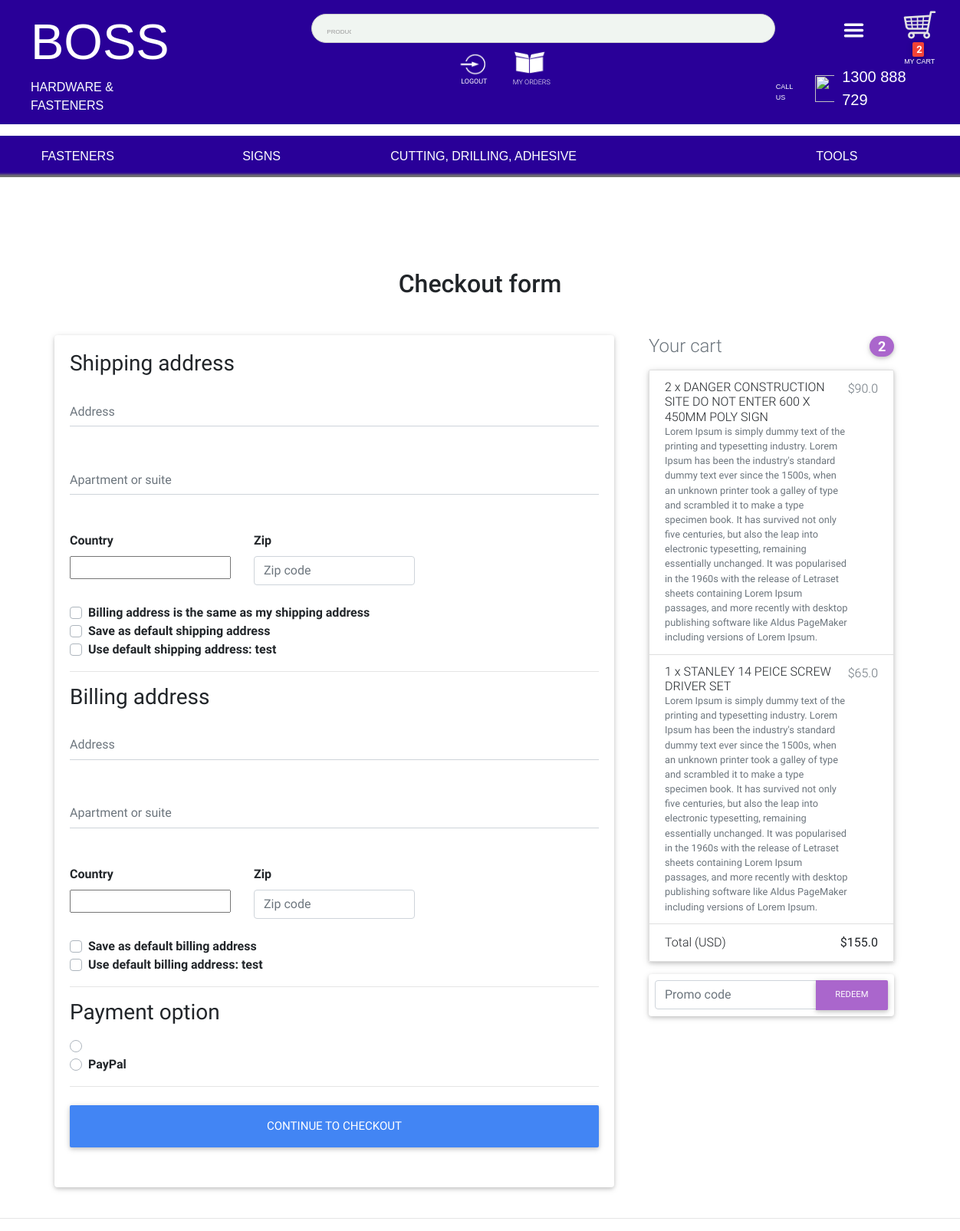
Page /checkout/ (signed in, upper part) on the earlier database version.
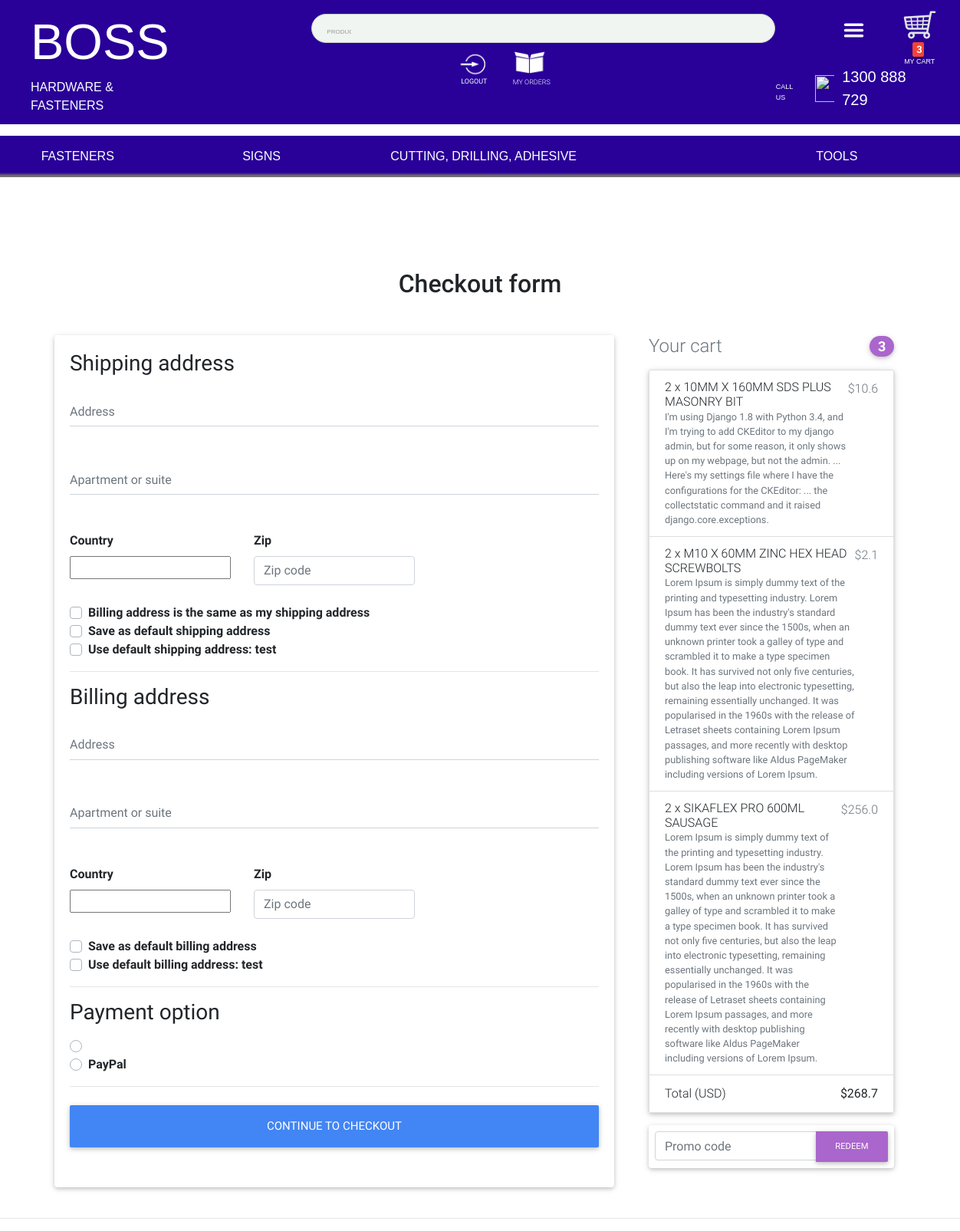
Same page on the later database version.
### core/models.py (models this page shows, shortened)
class Order(models.Model):
    user = models.ForeignKey(settings.AUTH_USER_MODEL,
                             on_delete=models.CASCADE)
    ref_code = models.CharField(max_length=30)
    items = models.ManyToManyField(OrderItem)
    start_date = models.DateTimeField(auto_now_add=True)
    ordered_date = models.DateTimeField()
    ordered = models.BooleanField(default=False)
    shipping_address = models.ForeignKey(
        'Address', related_name='shipping_address', on_delete=models.SET_NULL, blank=True, null=True)
    billing_address = models.ForeignKey(
        'Address', related_name='billing_address', on_delete=models.SET_NULL, blank=True, null=True)
    payment = models.ForeignKey(
        'Payment', related_name='billing_address', on_delete=models.SET_NULL, blank=True, null=True)
    coupon = models.ForeignKey('Coupon',on_delete=models.SET_NULL, blank=True, null=True)
    being_delivered = models.BooleanField(default=False)
    received = models.BooleanField(default=False)
    refund_requested = models.BooleanField(default=False)
    refund_granted = models.BooleanField(default=False)
    def get_total(self):
        total = 0
        for order_item in self.items.all():
            total += order_item.get_final_price()
        if self.coupon:
            total -= self.coupon.amount
        return total

class OrderItem(models.Model):
    user = models.ForeignKey(settings.AUTH_USER_MODEL,
                             on_delete=models.CASCADE, blank=True, null=True)
    ordered = models.BooleanField(default=False)
    item = models.ForeignKey(Item, on_delete=models.CASCADE)
    quantity = models.IntegerField(default=1)
    def get_total_item_price(self):
        return self.quantity * self.item.price
    def get_total_discount_item_price(self):
        return self.quantity * self.item.discount_price
    def get_final_price(self):
        if self.item.discount_price:
            return self.get_total_discount_item_price()
        return self.get_total_item_price()

class Item(models.Model):
    title = models.CharField(max_length=100)
    stock_code = models.CharField(max_length=100)
    price = models.FloatField()
    discount_price = models.FloatField(blank=True, null=True)
    category = models.CharField(choices=CATEGORY_CHOICES, max_length=2)
    label = models.CharField(choices=LABEL_CHOICES, max_length=1)
    slug = models.SlugField()
    description = models.TextField()
    image = models.ImageField(blank=True , null= True)

### core/views.py (the view, shortened to what this page needs)
# urls.py: path('checkout/', CheckoutView.as_view(), name='checkout'),
class CheckoutView(View):
    def get(self, *args, **kwargs):
        try:
            order = Order.objects.get(user=self.request.user, ordered=False)
            form = CheckoutForm()
            context = {
                'form': form,
                'couponform': CouponForm(),
                'order': order,
                'DISPLAY_COUPON_FORM': True
            }
            shipping_address_qs = Address.objects.filter(
                user=self.request.user,
                address_type='S',
                default=True
            )
            if shipping_address_qs.exists():
                context.update(
                    {'default_shipping_address': shipping_address_qs[0]})
            billing_address_qs = Address.objects.filter(
                user=self.request.user,
                address_type='B',
                default=True
            )
            if billing_address_qs.exists():
                context.update(
                    {'default_billing_address': billing_address_qs[0]})
            return render(self.request, "checkout.html", context)
        except ObjectDoesNotExist:
            messages.info(self.request, "You do not have an active order")
            return redirect("core:checkout")

### core/forms.py
class CheckoutForm(forms.Form):
    shipping_address = forms.CharField(required=False)
    shipping_address2 = forms.CharField(required=False)
    shipping_country = CountryField(blank_label='(select country)').formfield(
        required=False,
        widget=CountrySelectWidget(attrs={
            'class': 'custom-select d-block w-100',
        }))
    shipping_zip = forms.CharField(required=False)
    billing_address = forms.CharField(required=False)
    billing_address2 = forms.CharField(required=False)
    billing_country = CountryField(blank_label='(select country)').formfield(
        required=False,
        widget=CountrySelectWidget(attrs={
            'class': 'custom-select d-block w-100',
        }))
    billing_zip = forms.CharField(required=False)
    same_billing_address = forms.BooleanField(required=False)
    set_default_shipping = forms.BooleanField(required=False)
    use_default_shipping = forms.BooleanField(required=False)
    set_default_billing = forms.BooleanField(required=False)
    use_default_billing = forms.BooleanField(required=False)
    payment_option = forms.ChoiceField(
        widget=forms.RadioSelect, choices=PAYMENT_CHOICES)

### templates/checkout.html (shortened to what the changed rows need)
{% extends "base.html" %}
{% load crispy_forms_tags %}
{% block content %}
<main>
  <div class="container wow fadeIn">
    <h2 class="my-5 h2 text-center">Checkout form</h2>
    <div class="row">
      <div class="col-md-8 mb-4">
        <div class="card">
          <form method="POST" class="card-body">
            <div class="d-block my-3">
              {% for value, name in form.fields.payment_option.choices %}
              <div class="custom-control custom-radio">
                <label class="custom-control-label" for="{{ name }}">{{ name }}</label>
              </div>
              {% endfor %}
            </div>
          </form>
        </div>
      </div>
      <div class="col-md-4 mb-4">
        {% include "order_snippet.html" %}
      </div>
    </div>
  </div>
</main>
{% endblock content %}

### templates/base.html (shortened to what this page needs)
{% load static %}
{% load cart_template_tags %}
<html data-wf-domain="bosshardware.webflow.io" data-wf-page="5fc2aefa7c6283563eb7d892" data-wf-site="5fc2aefa7c62838823b7d891" data-wf-status="1">
   <head>
      <link href="{% static 'css/bosshardware.webflow.ce0603ebb.css' %}" rel="stylesheet">
      <link href="{% static 'css/bootstrap.min.css' %}" rel="stylesheet">
      <link href="{% static 'css/mdb.min.css' %}" rel="stylesheet">
      <link href="{% static 'css/style.min.css' %}" rel="stylesheet">
      <link rel="stylesheet" href="https://use.fontawesome.com/releases/v5.8.1/css/all.css">
    </head>
   <body>
    <div class="top-header">
      <div class="div-block-2" >
        <a style=" text-decoration: none;color: white;" href="/">
         <h1 class="heading">BOSS</h1>
         <p class="paragraph-3"><strong>HARDWARE &amp; FASTENERS</strong></p>
        </a>
      </div>
      <div class="div-block-9">
         <form action="{%url 'core:search'  %}" method="POST" class="search w-form"><input type="search" class="search-input w-input" maxlength="256" name="query" placeholder="PRODUCT SEARCH" id="search" required=""  /><input type="submit" value="Search" class="search-button w-button"/></form>
         <div class="div-block-8">
            <div class="div-block-3">
              {% if request.user.is_authenticated %}
              <div class="div-block-4">
                <img src="{% static 'img/5fc8b66f07d2b72b2b4142cc_login2.png' %}" loading="lazy" alt="" class="image" />
                  <div><strong class="bold-text">
                    <a style=" text-decoration: none;color: white;" href="{% url 'account_logout' %}">
                      LOGOUT
                    </a>
                  </strong></div>
               </div>
               <div class="div-block-5">
                  <img src="{% static 'img/5fc8b6cfff26a96f4eff8757_160698913696014134.png' %}" loading="lazy" alt="" class="image-2" />
                  <div class="text-block-10"> <a href="{% url 'core:order-summary' %}" style=" text-decoration: none;color: white;    text-align: center;">MY ORDERS</a></div>
               </div>
               {% endif %}
            </div>
         </div>
      </div>
      <div class="div-block-7">
         <div data-hover="" data-delay="0" class="w-dropdown">
            <div class="w-dropdown-toggle">
              <img src="{% static 'img/5fc2b402208e6bfa24ca8703_iconfinder_menu-alt_134216.svg' %}" loading="lazy" alt="" class="image-3" />
            </div>
         </div>
         {% if request.user.is_authenticated %}
         <a href="{% url 'core:order-summary' %}" style=" text-decoration: none;color: white;    text-align: center;">
            <img src="{% static 'img/5fc2b5004a77e5390400fb91_iconfinder_00-ELASTOFONT-STORE-READY_cart_2703080.svg' %}" loading="lazy" alt="" class="image-4" />
            <span class="badge red z-depth-1 mr-1" style="font-size: small;padding-right: 3%;"> {{ request.user|cart_item_count }} </span>
            <div class="text-block-6">MY CART</div>
         </a>
       {% endif %}
         <div class="div-block-6">
            <div class="text-block-7">CALL US</div>
            <img src="{% static 'img/5fc2b28e377fbe5c89c57820_ROUND%20LANDLINE%20ICON%20WHITE.png' %}" loading="lazy" alt="" class="call-icon" />
            <div class="text-block-8"><strong>1300 888 729</strong></div>
         </div>
      </div>
   </div>
   <div class="div-block">
    <div><a href="#" class="cat-link">Fasteners</a></div>
    <div><a href="#" class="cat-link">Signs</a></div>
    <div class="div-block-124"><a href="#" class="cat-link">Cutting, Drilling, Adhesive</a></div>
    <div class="div-block-125"><a href="#" class="cat-link">Tools</a></div>
  </div>
  <div class="mt-5 pt-4">
    </div>
    {% block content %}
    {% endblock content %}
    {% include "footer.html" %}
   </body>
   </html>

### templates/order_snippet.html (shortened to what this page needs)
<div class="col-md-12 mb-4">
    <h4 class="d-flex justify-content-between align-items-center mb-3">
    <span class="text-muted">Your cart</span>
    <span class="badge badge-secondary badge-pill">{{ order.items.count }}</span>
    </h4>
    <ul class="list-group mb-3 z-depth-1">
    {% for order_item in order.items.all %}
    <li class="list-group-item d-flex justify-content-between lh-condensed">
        <div>
        <h6 class="my-0">{{ order_item.quantity }} x {{ order_item.item.title}}</h6>
        <small class="text-muted">{{ order_item.item.description}}</small>
        </div>
        <span class="text-muted">${{ order_item.get_final_price }}</span>
    </li>
    {% endfor %}
    <li class="list-group-item d-flex justify-content-between">
        <span>Total (USD)</span>
        <strong>${{ order.get_total }}</strong>
    </li>
    </ul>
    {% if DISPLAY_COUPON_FORM %}
    <form class="card p-2" action="{% url 'core:add-coupon' %}" method="POST">
        <div class="input-group">
            {{ couponform.code }}
            <div class="input-group-append">
            <button class="btn btn-secondary btn-md waves-effect m-0" type="submit">Redeem</button>
            </div>
        </div>
    </form>
    {% endif %}
</div>

Differences in the rows shown:
no longer on this page (row edited): Order: items.count "2", get_total "155.0"
no longer on this page (row edited): OrderItem: quantity "2", item "DANGER CONSTRUCTION SITE DO NOT ENTER 600 X 450MM POLY SIGN", item.description "Lorem Ipsum is simply dummy text of the printing and typesetting industry. Lorem Ipsum has been the industry's standard dummy text ever since the 1500s, when an unknown printer took a galley of type and scrambled it to make a type specimen book. It has survived not only five centuries, but also the leap into electronic typesetting, remaining essentially unchanged. It was popularised in the 1960s with the release of Letraset sheets containing Lorem Ipsum passages, and more recently with desktop publishing software like Aldus PageMaker including versions of Lorem Ipsum.", get_final_price "90.0"
no longer on this page (row edited): OrderItem: quantity "1", item "STANLEY 14 PEICE SCREW DRIVER SET", item.description "Lorem Ipsum is simply dummy text of the printing and typesetting industry. Lorem Ipsum has been the industry's standard dummy text ever since the 1500s, when an unknown printer took a galley of type and scrambled it to make a type specimen book. It has survived not only five centuries, but also the leap into electronic typesetting, remaining essentially unchanged. It was popularised in the 1960s with the release of Letraset sheets containing Lorem Ipsum passages, and more recently with desktop publishing software like Aldus PageMaker including versions of Lorem Ipsum.", get_final_price "65.0"
added Order: items.count "3", get_total "268.7"
added OrderItem: quantity "2", item "10MM X 160MM SDS PLUS MASONRY BIT", item.description "I'm using Django 1.8 with Python 3.4, and I'm trying to add CKEditor to my django admin, but for some reason, it only shows up on my webpage, but not the admin. ... Here's my settings file where I have the configurations for the CKEditor: ... the collectstatic command and it raised django.core.exceptions.", get_final_price "10.6"
added OrderItem: quantity "2", item "M10 X 60MM ZINC HEX HEAD SCREWBOLTS", item.description "Lorem Ipsum is simply dummy text of the printing and typesetting industry. Lorem Ipsum has been the industry's standard dummy text ever since the 1500s, when an unknown printer took a galley of type and scrambled it to make a type specimen book. It has survived not only five centuries, but also the leap into electronic typesetting, remaining essentially unchanged. It was popularised in the 1960s with the release of Letraset sheets containing Lorem Ipsum passages, and more recently with desktop publishing software like Aldus PageMaker including versions of Lorem Ipsum.", get_final_price "2.1"
added OrderItem: quantity "2", item "SIKAFLEX PRO 600ML SAUSAGE", item.description "Lorem Ipsum is simply dummy text of the printing and typesetting industry. Lorem Ipsum has been the industry's standard dummy text ever since the 1500s, when an unknown printer took a galley of type and scrambled it to make a type specimen book. It has survived not only five centuries, but also the leap into electronic typesetting, remaining essentially unchanged. It was popularised in the 1960s with the release of Letraset sheets containing Lorem Ipsum passages, and more recently with desktop publishing software like Aldus PageMaker including versions of Lorem Ipsum.", get_final_price "256.0"
Other differences:
{{ request.user|cart_item_count }}: "2" → "3"
